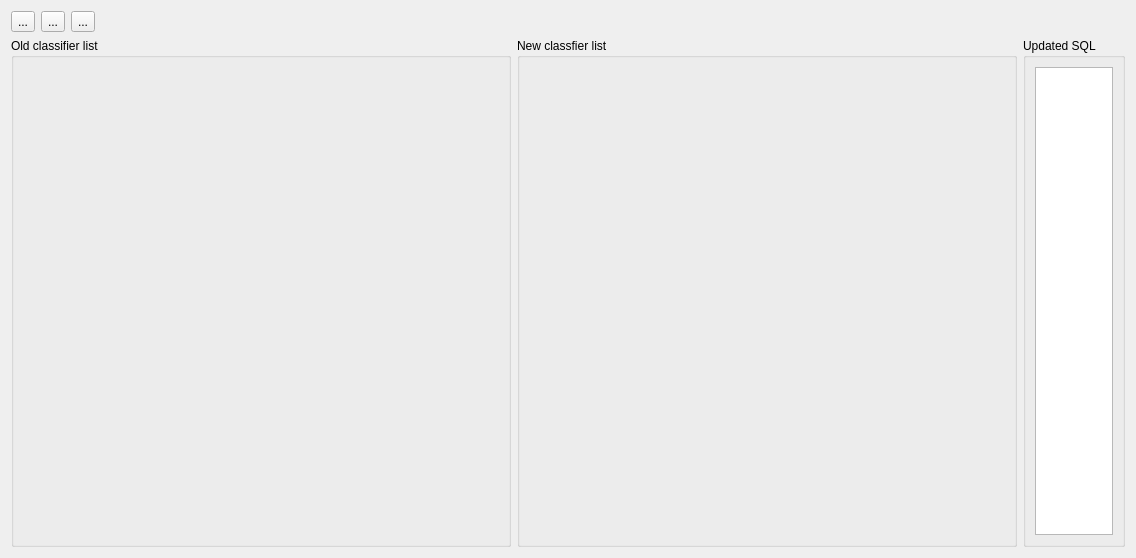
<?xml version="1.0" encoding="UTF-8"?>
<ui version="4.0">
 <class>UpdateViews</class>
 <widget class="QWidget" name="UpdateViews">
  <property name="geometry">
   <rect>
    <x>0</x>
    <y>0</y>
    <width>1121</width>
    <height>558</height>
   </rect>
  </property>
  <property name="windowTitle">
   <string>Form</string>
  </property>
  <layout class="QGridLayout" name="gridLayout">
   <item row="1" column="0" colspan="4">
    <widget class="Classifier_List" name="gb_Old">
     <property name="sizePolicy">
      <sizepolicy hsizetype="Expanding" vsizetype="Preferred">
       <horstretch>0</horstretch>
       <verstretch>0</verstretch>
      </sizepolicy>
     </property>
     <property name="minimumSize">
      <size>
       <width>500</width>
       <height>300</height>
      </size>
     </property>
     <property name="title">
      <string>Old classifier list</string>
     </property>
     <layout class="QGridLayout" name="gridLayout_2"/>
    </widget>
   </item>
   <item row="1" column="4">
    <widget class="Classifier_List" name="gb_new">
     <property name="sizePolicy">
      <sizepolicy hsizetype="Preferred" vsizetype="Preferred">
       <horstretch>0</horstretch>
       <verstretch>0</verstretch>
      </sizepolicy>
     </property>
     <property name="minimumSize">
      <size>
       <width>500</width>
       <height>0</height>
      </size>
     </property>
     <property name="title">
      <string>New classfier list</string>
     </property>
     <layout class="QGridLayout" name="gridLayout_3"/>
    </widget>
   </item>
   <item row="0" column="0">
    <widget class="QToolButton" name="tb_SaveJson">
     <property name="text">
      <string>...</string>
     </property>
     <property name="icon">
      <iconset resource="images.qrc">
       <normaloff>:/img/res/outline_save_black_24dp.png</normaloff>:/img/res/outline_save_black_24dp.png</iconset>
     </property>
     <property name="iconSize">
      <size>
       <width>32</width>
       <height>32</height>
      </size>
     </property>
    </widget>
   </item>
   <item row="0" column="2">
    <widget class="QToolButton" name="tb_OpenCsv">
     <property name="text">
      <string>...</string>
     </property>
     <property name="icon">
      <iconset resource="images.qrc">
       <normaloff>:/img/res/filter.png</normaloff>:/img/res/filter.png</iconset>
     </property>
     <property name="iconSize">
      <size>
       <width>32</width>
       <height>32</height>
      </size>
     </property>
    </widget>
   </item>
   <item row="0" column="1">
    <widget class="QToolButton" name="tb_OpenJson">
     <property name="text">
      <string>...</string>
     </property>
     <property name="icon">
      <iconset resource="images.qrc">
       <normaloff>:/img/res/round_folder_open_black_24dp.png</normaloff>:/img/res/round_folder_open_black_24dp.png</iconset>
     </property>
     <property name="iconSize">
      <size>
       <width>32</width>
       <height>32</height>
      </size>
     </property>
    </widget>
   </item>
   <item row="1" column="5">
    <widget class="QGroupBox" name="gb_Sql">
     <property name="sizePolicy">
      <sizepolicy hsizetype="Expanding" vsizetype="Preferred">
       <horstretch>0</horstretch>
       <verstretch>0</verstretch>
      </sizepolicy>
     </property>
     <property name="title">
      <string>Updated SQL</string>
     </property>
     <layout class="QVBoxLayout" name="verticalLayout">
      <item>
       <widget class="QPlainTextEdit" name="plainTextEdit"/>
      </item>
     </layout>
    </widget>
   </item>
  </layout>
 </widget>
 <customwidgets>
  <customwidget>
   <class>Classifier_List</class>
   <extends>QGroupBox</extends>
   <header location="global">widgets/classifier_list.h</header>
   <container>1</container>
  </customwidget>
 </customwidgets>
 <resources>
  <include location="images.qrc"/>
 </resources>
 <connections/>
</ui>
